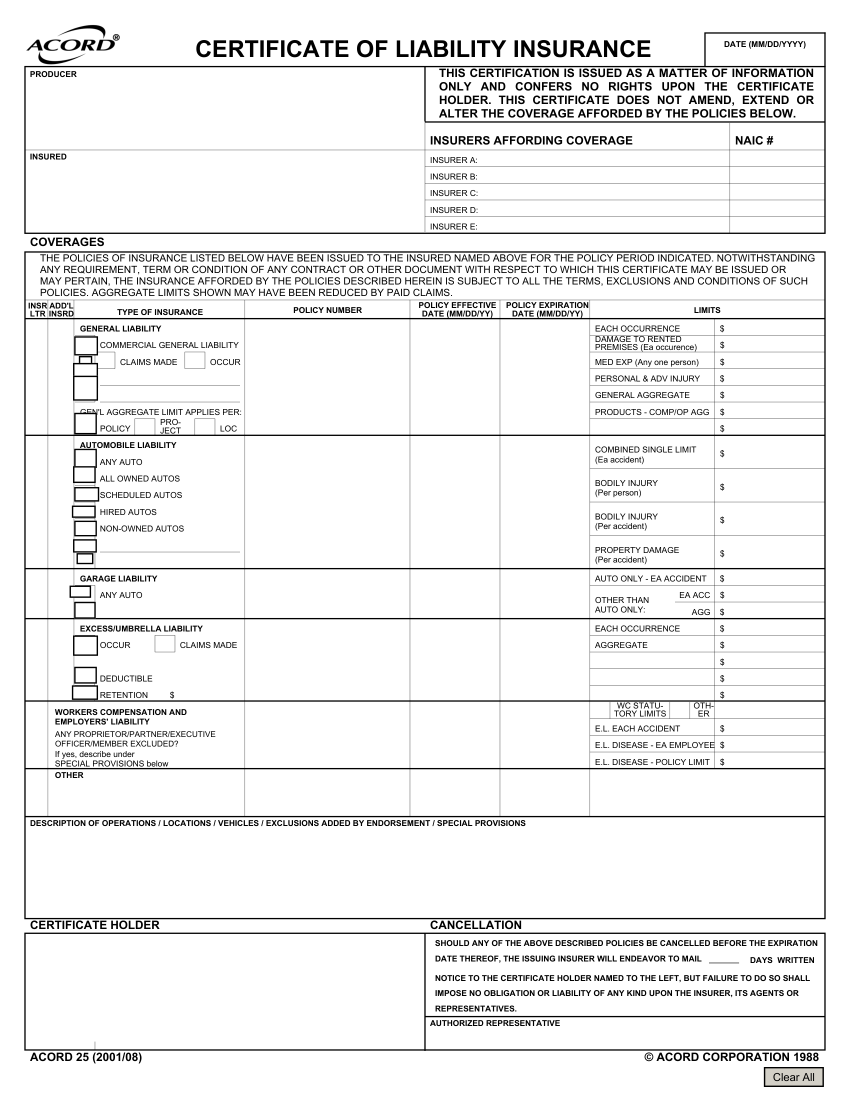
#> input picture training/blank_acord25_alt.png, 1700 x 2200 px (shown at 1/2 size)
$ python generate_synthetic_coi.py --template blank_acord25_alt.png
#> lines starting #> are read from the running program, lines starting #| are printed output that depends on the picture
#> in main, template is the input picture: PIL image 1700x2200 RGB; mean R, G, B 239.3, 239.3, 239.3
"""
Synthetic ACORD 25 COI Generator — Real Template Edition

Uses a real blank ACORD 25 form (rasterized from PDF) as the base template.
Fills fields with randomized data, applies composite distortions, and
outputs Gemini supervised fine-tuning JSONL format.

Usage:
  1. Convert blank PDF to PNG first:
     python -c "import fitz; doc=fitz.open('ACORD 25 fillable.pdf'); doc[0].get_pixmap(dpi=200).save('blank_acord25.png')"
  2. Generate dataset:
     python generate_synthetic_coi.py --count 1000 --split

Requirements:
  pip install Pillow opencv-python-headless numpy PyMuPDF
"""

import argparse
import io
import json
import os
import random
import sys
from base64 import b64encode
from dataclasses import dataclass
from datetime import date, timedelta

import numpy as np
from PIL import Image, ImageDraw, ImageFont, ImageFilter, ImageEnhance

try:
    import cv2
except ImportError:
    print("ERROR: opencv-python-headless required. Run: pip install opencv-python-headless")
    sys.exit(1)

# ---------------------------------------------------------------------------
# Configuration
# ---------------------------------------------------------------------------

BLANK_TEMPLATE = "training/blank_acord25.png"
OUTPUT_DIR = "synthetic_images"
OUTPUT_RESOLUTION = (672, 672)

# ACORD 25 field positions (pixels at 1700x2200, 200 DPI)
FIELDS = {
    "producer_name":       (110, 285, 780),
    "producer_addr1":      (110, 318, 780),
    "producer_city":       (110, 350, 780),
    "insured_name":        (110, 452, 780),
    "insured_addr1":       (110, 485, 780),
    "insurer_a":           (110, 582, 780),
    "insurer_b":           (110, 622, 780),
    "policy_number":       (110, 732, 500),
    "effective_date":      (680, 732, 282),
    "expiration_date":     (965, 732, 282),
    "gl_aggregate":        (1180, 772, 420),
    "gl_each_occurrence":  (1180, 832, 420),
    "damage_rented":       (1180, 872, 420),
    "medical_expense":     (1180, 912, 420),
    "description_line1":   (110, 1058, 1480),
    "description_line2":   (110, 1092, 1480),
    "description_line3":   (110, 1126, 1480),
    "certificate_holder":  (110, 1525, 780),
    "holder_addr1":        (110, 1558, 780),
    "endorsement_date":    (110, 1635, 300),
    "authorized_rep":      (110, 1782, 780),
    "form_date":           (1400, 1940, 260),
}

# Data pools
INSURED_COMPANIES = [
    "Acme Logistics Inc.", "Midwest Freight Solutions LLC", "Bayside Transport Corp.",
    "Pioneer Shipping Group", "Summit Cargo Express", "Atlas Freight Forwarders",
    "Continental Logistics Partners", "Phoenix Supply Chain Ltd.",
    "Iron Gate Distribution", "Cascade Transportation Services",
    "Harbor Freight Management", "Golden State Carriers",
    "Redwood Logistics Inc.", "Blue Ridge Trucking Co.", "Delta Express Freight",
    "Peak Performance Logistics", "Coastal Cargo LLC", "Metro Distribution Services",
]

BROKER_AGENCIES = [
    "Gallagher Risk Solutions", "Aon Risk Services", "Marsh & McLennan Agency",
    "Willis Towers Watson", "Lockton Companies", "Brown & Brown Insurance",
    "HUB International", "USI Insurance Services", "AssuredPartners",
    "AmWINS Group", "CRC Insurance Services", "RT Specialty",
]

INSURERS = [
    "Travelers Indemnity Company", "The Hartford", "Zurich American Insurance Co.",
    "Chubb Ltd.", "Liberty Mutual Insurance", "AIG Property Casualty",
    "Berkshire Hathaway Specialty Ins.", "CNA Financial", "XL Catlin",
    "Great American Insurance Co.", "Markel Corporation", "AXA XL",
]

COVERAGE_LIMITS = {
    "gl_aggregate":          ["$2,000,000", "$4,000,000", "$5,000,000", "$1,000,000", "$3,000,000"],
    "gl_each_occurrence":    ["$1,000,000", "$2,000,000", "$1,500,000", "$3,000,000", "$5,000,000"],
    "damage_rented":         ["$100,000", "$250,000", "$500,000", "$1,000,000", "$300,000"],
    "medical_expense":       ["$5,000", "$10,000", "$15,000", "$25,000"],
}

CERTIFICATE_HOLDERS = [
    "Amazon Logistics Inc.", "Walmart Transportation LLC", "Target Supply Chain",
    "Home Depot Logistics", "FedEx Ground", "UPS Supply Chain Solutions",
    "DHL Global Forwarding", "XPO Logistics", "JB Hunt Transport",
    "Schneider National", "C.H. Robinson", "Coyote Logistics",
    "Echo Global Logistics", "TQL - Total Quality Logistics",
    "Ryder Integrated Logistics", "Penske Logistics",
]

STAMP_TEXTS = ["RECEIVED", "CERTIFIED COPY", "VOID IF ALTERED", "ORIGINAL", "DUPLICATE"]
HANDWRITING_PHRASES = ["", "", "", "See attached waiver", "Waiver of subrogation applies",
                        "BLANKET ADDITIONAL INSURED", "Subject to inspection", "", "", ""]


@dataclass
class COIData:
    producer_name: str
    producer_addr1: str
    producer_city: str
    insured_name: str
    insured_addr1: str
    insurer_a: str
    insurer_b: str
    policy_number: str
    effective_date: str
    expiration_date: str
    gl_aggregate: str
    gl_each_occurrence: str
    damage_rented: str
    medical_expense: str
    description_line1: str
    description_line2: str
    description_line3: str
    certificate_holder: str
    holder_addr1: str
    endorsement_date: str
    authorized_rep: str
    form_date: str
    broker_name: str
    handwritten: str


def random_date(start: date, end: date) -> date:
    return start + timedelta(days=random.randint(0, (end - start).days))


def generate_coi_data() -> COIData:
    eff_date = random_date(date(2020, 1, 1), date(2026, 6, 1))
    exp_date = eff_date + timedelta(days=365 + random.randint(-20, 40))
    end_date = eff_date + timedelta(days=random.randint(15, 180))
    broker = random.choice(BROKER_AGENCIES)
    handwritten = random.choice(HANDWRITING_PHRASES)
    if random.random() < 0.25 and handwritten:
        handwritten = handwritten + "\n" + random.choice(STAMP_TEXTS)

    return COIData(
        producer_name=broker,
        producer_addr1=f"{random.randint(100,9999)} {random.choice(['Commerce','Industrial','Freight','Trade','Enterprise'])} {random.choice(['Blvd','Dr','Way','Ave','Pkwy'])}",
        producer_city=f"{random.choice(['Chicago','Dallas','Atlanta','Phoenix','Denver','Memphis','Indianapolis','Kansas City','Nashville','Charlotte'])}, {random.choice(['IL','TX','GA','AZ','CO','TN','IN','MO','NC'])} {random.randint(10000,99999)}",
        insured_name=random.choice(INSURED_COMPANIES),
        insured_addr1=f"{random.randint(100,9999)} {random.choice(['Logistics','Shipping','Transport','Cargo','Supply Chain'])} {random.choice(['Blvd','Way','Dr','Ave'])}",
        insurer_a=random.choice(INSURERS),
        insurer_b=random.choice(INSURERS) if random.random() < 0.4 else "",
        policy_number=f"CGL-{eff_date.year}-{random.randint(100000,999999):06d}",
        effective_date=eff_date.strftime("%m/%d/%Y"),
        expiration_date=exp_date.strftime("%m/%d/%Y"),
        gl_aggregate=random.choice(COVERAGE_LIMITS["gl_aggregate"]),
        gl_each_occurrence=random.choice(COVERAGE_LIMITS["gl_each_occurrence"]),
        damage_rented=random.choice(COVERAGE_LIMITS["damage_rented"]),
        medical_expense=random.choice(COVERAGE_LIMITS["medical_expense"]),
        description_line1="Freight transportation & logistics services",
        description_line2="including warehousing, cross-docking &",
        description_line3="final mile delivery. All shipments in transit.",
        certificate_holder=random.choice(CERTIFICATE_HOLDERS),
        holder_addr1=f"c/o {random.choice(INSURED_COMPANIES)}",
        endorsement_date=end_date.strftime("%m/%d/%Y"),
        authorized_rep=f"{broker} / Underwriting Dept.",
        form_date=date.today().strftime("%m/%d/%Y"),
        broker_name=broker,
        handwritten=handwritten,
    )


# ---------------------------------------------------------------------------
# Drawing helpers
# ---------------------------------------------------------------------------

def get_font(size: int, bold: bool = False) -> ImageFont.FreeTypeFont:
    try:
        if bold: return ImageFont.truetype("arialbd.ttf", size)
        return ImageFont.truetype("arial.ttf", size)
    except OSError:
        return ImageFont.load_default()


def get_handwriting_font(size: int) -> ImageFont.FreeTypeFont:
    try: return ImageFont.truetype("segoesc.ttf", size)
    except OSError: return get_font(size)


def fill_form(template: Image.Image, data: COIData) -> Image.Image:
    """Fill blank ACORD 25 template with randomized data at known coordinates."""
    img = template.copy()
    draw = ImageDraw.Draw(img)
    font = get_font(18)
    hand_font = get_handwriting_font(20)

    fill = {
        "producer_name": data.producer_name,
        "producer_addr1": data.producer_addr1,
        "producer_city": data.producer_city,
        "insured_name": data.insured_name,
        "insured_addr1": data.insured_addr1,
        "insurer_a": data.insurer_a,
        "insurer_b": data.insurer_b or "",
        "policy_number": data.policy_number,
        "effective_date": data.effective_date,
        "expiration_date": data.expiration_date,
        "gl_aggregate": data.gl_aggregate,
        "gl_each_occurrence": data.gl_each_occurrence,
        "damage_rented": data.damage_rented,
        "medical_expense": data.medical_expense,
        "description_line1": data.description_line1,
        "description_line2": data.description_line2,
        "description_line3": data.description_line3,
        "certificate_holder": data.certificate_holder,
        "holder_addr1": data.holder_addr1,
        "endorsement_date": data.endorsement_date,
        "authorized_rep": data.authorized_rep,
        "form_date": data.form_date,
    }

    for key, (x, y, _) in FIELDS.items():
        text = fill.get(key, "")
        if text:
            draw.text((x, y), text, font=font, fill="black")

    # Handwritten annotations
    if data.handwritten:
        for i, line in enumerate(data.handwritten.split("\n")):
            if line.strip():
                hx = random.randint(800, 1500)
                hy = random.randint(1350, 1500) + i * 30
                color = (random.randint(0, 50), random.randint(0, 80), random.randint(150, 255))
                draw.text((hx, hy), line, font=hand_font, fill=color)

    # Red stamp
    if random.random() < 0.35:
        stamp_text = random.choice(STAMP_TEXTS)
        stamp = Image.new("RGBA", (500, 120), (0, 0, 0, 0))
#> stamp: PIL image 500x120 RGBA; every value is 0
        sd = ImageDraw.Draw(stamp)
        try: sf = ImageFont.truetype("impact.ttf", 48)
        except OSError: sf = get_font(42, bold=True)
        bb = sd.textbbox((0, 0), stamp_text, font=sf)
#> bb = (0, 9, 407, 46)
        tw, th = bb[2] - bb[0], bb[3] - bb[1]
#> tw = 407; th = 37
        sd.text(((500 - tw) // 2, (120 - th) // 2), stamp_text, font=sf, fill=(180, 30, 30, 100))
        stamp = stamp.rotate(random.randint(-25, 25), expand=True, resample=Image.BILINEAR)
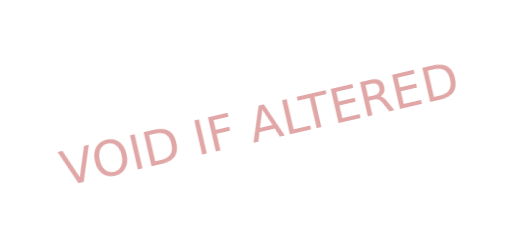
#> stamp: PIL image 516x230 RGBA; mean R, G, B, A 9.2, 1.3, 1.3, 3.6; transparent parts drawn white
        img.paste(stamp, (random.randint(600, 1300), random.randint(300, 1000)), stamp)

    return img


# ---------------------------------------------------------------------------
# Distortions
# ---------------------------------------------------------------------------

def apply_distortions(img: Image.Image) -> Image.Image:
    available = ["rotate", "blur", "noise", "brightness", "jpeg", "perspective", "lowres"]
    applied = random.sample(available, random.randint(3, 5))

    for d in applied:
        if d == "rotate":
            img = img.rotate(random.uniform(-4, 4), expand=False, resample=Image.BILINEAR, fillcolor="white")
        elif d == "blur":
            img = img.filter(ImageFilter.GaussianBlur(random.uniform(0.3, 1.2)))
        elif d == "noise":
            arr = np.array(img)
            noise = np.random.normal(0, random.uniform(3, 12), arr.shape).astype(np.int16)
            arr = np.clip(arr.astype(np.int16) + noise, 0, 255).astype(np.uint8)
            img = Image.fromarray(arr)
        elif d == "brightness":
            img = ImageEnhance.Brightness(img).enhance(random.uniform(0.75, 1.25))
            img = ImageEnhance.Contrast(img).enhance(random.uniform(0.8, 1.2))
        elif d == "jpeg":
            buf = io.BytesIO(); img.save(buf, format="JPEG", quality=random.randint(35, 70))
            img = Image.open(buf).convert("RGB")
        elif d == "perspective":
            arr = np.array(img); h, w = arr.shape[:2]; s = random.uniform(5, 25)
            src = np.float32([[0,0],[w-1,0],[0,h-1],[w-1,h-1]])
            dst = np.float32([[random.uniform(0,s),random.uniform(0,s)],
                              [w-1-random.uniform(0,s),random.uniform(0,s)],
                              [random.uniform(0,s),h-1-random.uniform(0,s)],
                              [w-1-random.uniform(0,s),h-1-random.uniform(0,s)]])
            M = cv2.getPerspectiveTransform(src, dst)
            img = Image.fromarray(cv2.warpPerspective(arr, M, (w, h), borderValue=(255,255,255)))
        elif d == "lowres":
            scale = random.uniform(0.35, 0.65); w, h = img.size
            img = img.resize((int(w*scale), int(h*scale)), Image.NEAREST).resize((w, h), Image.BILINEAR)

    return img


# ---------------------------------------------------------------------------
# Gemini Fine-Tuning Format
# ---------------------------------------------------------------------------

SYSTEM_TEXT = """You are a freight document extraction specialist. Extract data from ACORD 25 Certificates of Liability Insurance with high accuracy. Return ONLY valid JSON — no markdown, no commentary.

Rules:
1. Return JSON with exactly the fields listed.
2. If a field is not visible, set its value to null.
3. For currency amounts, extract the plain number without $ or commas (e.g., 1000000 not "$1,000,000").
4. For dates, use YYYY-MM-DD format (convert from MM/DD/YYYY if needed).
5. Preserve exact spelling and capitalization.
6. Include a confidence (0.0-1.0) for each field."""

EXTRACT_PROMPT = """Extract these fields from this ACORD 25 COI. Return JSON only.

Fields:
- insured_name: Named insured company
- policy_number: Policy number
- policy_effective_date: Effective date (YYYY-MM-DD)
- policy_expiration_date: Expiration date (YYYY-MM-DD)
- general_liability_each_occurrence: Each occurrence limit (plain number, no $)
- general_liability_aggregate: General aggregate limit (plain number, no $)
- additional_insured_name: Certificate holder
- additional_insured_endorsement_date: Endorsement date (YYYY-MM-DD)
- broker_name: Producer/broker name
- handwritten_endorsements: Handwritten notes or stamps (null if none)

Return JSON only: {"insured_name":"...", "policy_number":"...", ...}"""


def build_expected(data: COIData) -> str:
    s = lambda x: x.replace("$","").replace(",","").strip()
    iso = lambda m: f"{m[6:]}-{m[:2]}-{m[3:5]}" if len(m.split("/"))==3 else m
    return json.dumps({
        "insured_name": data.insured_name,
        "policy_number": data.policy_number,
        "policy_effective_date": iso(data.effective_date),
        "policy_expiration_date": iso(data.expiration_date),
        "general_liability_each_occurrence": s(data.gl_each_occurrence),
        "general_liability_aggregate": s(data.gl_aggregate),
        "additional_insured_name": data.certificate_holder,
        "additional_insured_endorsement_date": iso(data.endorsement_date),
        "broker_name": data.broker_name,
        "handwritten_endorsements": data.handwritten or None,
    }, ensure_ascii=False)


def to_b64(img: Image.Image) -> str:
    buf = io.BytesIO(); img.save(buf, format="PNG")
    return b64encode(buf.getvalue()).decode("ascii")


def make_line(img: Image.Image, expected: str) -> dict:
    return {
        "systemInstruction": {"parts": [{"text": SYSTEM_TEXT}]},
        "contents": [{"role":"user","parts":[
            {"text": EXTRACT_PROMPT},
            {"inlineData":{"mimeType":"image/png","data":to_b64(img)}},
        ]}],
        "expectedResponse": [{"role":"model","parts":[{"text":expected}]}],
    }


# ---------------------------------------------------------------------------
# Main
# ---------------------------------------------------------------------------

def main():
    p = argparse.ArgumentParser(description="Generate synthetic ACORD 25 COIs from real template.")
    p.add_argument("--count", type=int, default=1000)
    p.add_argument("--output", type=str, default="coi_dataset.jsonl")
    p.add_argument("--images-dir", type=str, default=OUTPUT_DIR)
    p.add_argument("--split", action="store_true")
    p.add_argument("--seed", type=int, default=42)
    p.add_argument("--template", type=str, default=BLANK_TEMPLATE)
    p.add_argument("--no-save-images", action="store_true")
    args = p.parse_args()

    random.seed(args.seed); np.random.seed(args.seed)

    if not os.path.exists(args.template):
        print(f"ERROR: Template not found: {args.template}")
        print("Convert first: python -c \"import fitz; doc=fitz.open('training/ACORD 25 fillable.pdf'); doc[0].get_pixmap(dpi=200).save('training/blank_acord25.png')\"")
        sys.exit(1)

    print(f"Loading: {args.template}")
    template = Image.open(args.template).convert("RGB")
    os.makedirs(args.images_dir, exist_ok=True)

    examples = []
    for i in range(args.count):
        data = generate_coi_data()
        img = fill_form(template, data)
        img = apply_distortions(img)
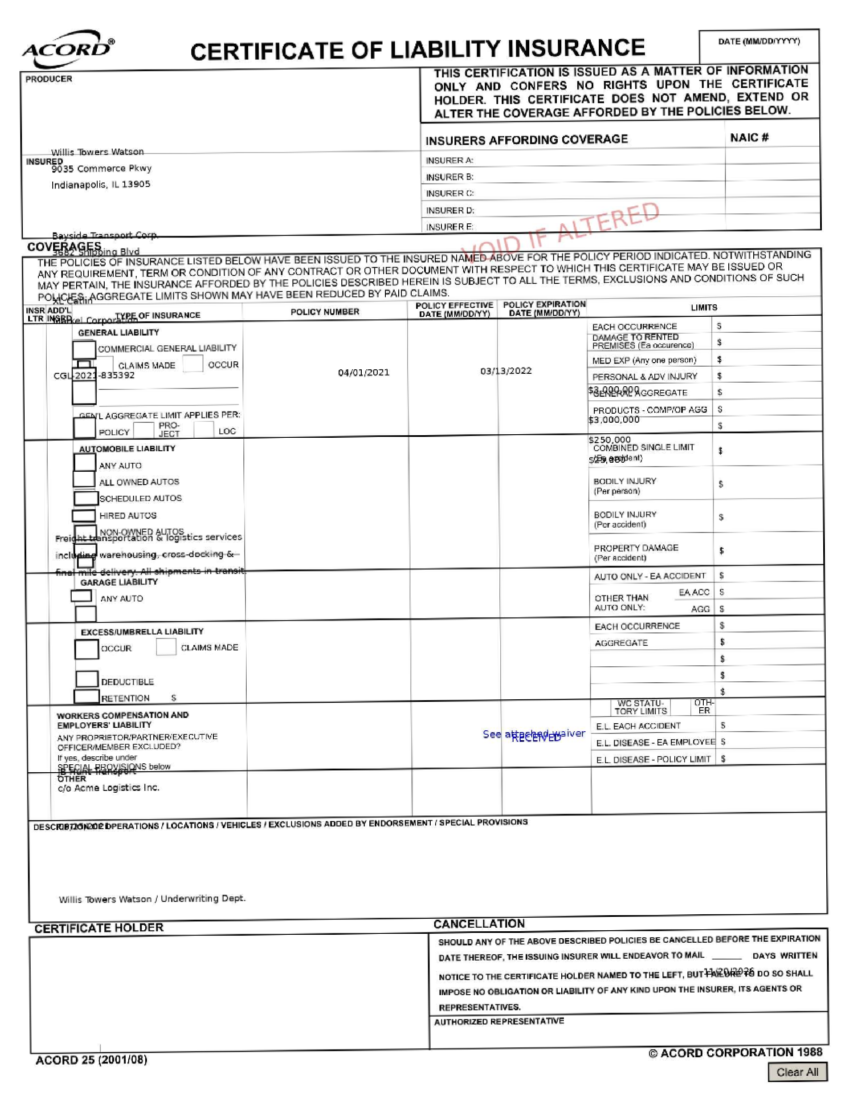
#> img: PIL image 1700x2200 RGB (shown at 1/2 size); mean R, G, B 237.1, 237, 237.1
        img = img.resize(OUTPUT_RESOLUTION, Image.LANCZOS)
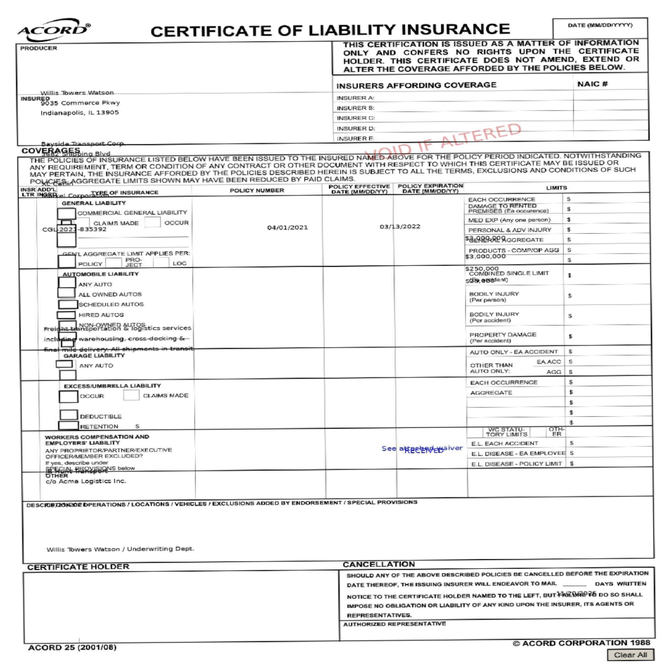
#> img: PIL image 672x672 RGB; mean R, G, B 236.6, 236.5, 236.6
        if not args.no_save_images:
            img.save(os.path.join(args.images_dir, f"coi_{i:04d}.png"), format="PNG")
        examples.append(make_line(img, build_expected(data)))
        if (i + 1) % 50 == 0:
            print(f"  {i+1}/{args.count}...")

    random.shuffle(examples)

    if args.split:
        n = len(examples); te = int(n*0.70); ve = int(n*0.85)
        for name, sub in [("coi_train.jsonl", examples[:te]), ("coi_val.jsonl", examples[te:ve]), ("coi_test.jsonl", examples[ve:])]:
            with open(name, "w", encoding="utf-8") as f:
                for line in sub: f.write(json.dumps(line, ensure_ascii=False)+"\n")
            print(f"  {name}: {len(sub)} examples")
    else:
        with open(args.output, "w", encoding="utf-8") as f:
            for line in examples: f.write(json.dumps(line, ensure_ascii=False)+"\n")
        print(f"  {args.output}: {len(examples)} examples")

    print(f"\nDone. Next: Upload JSONL to Vertex AI → https://console.cloud.google.com/vertex-ai/studio/tuning")


if __name__ == "__main__":
#> (the run stopped early here; a loop or call above may not have finished)
